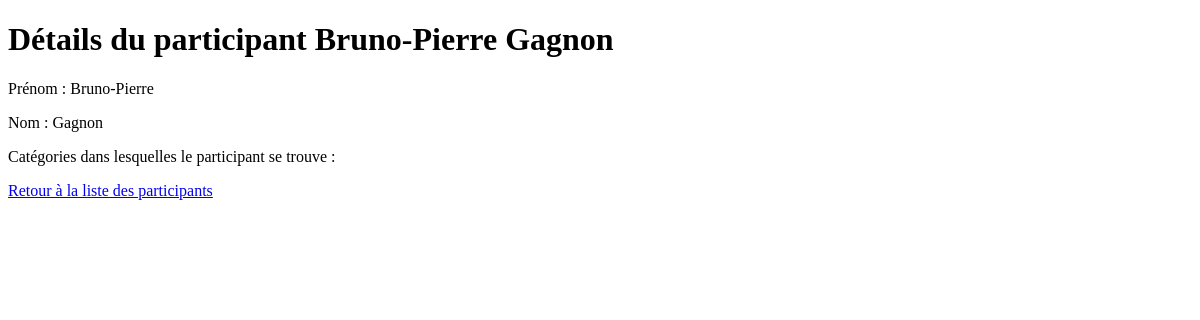
Page /particpants/listeparticipant/2 on the earlier database version.
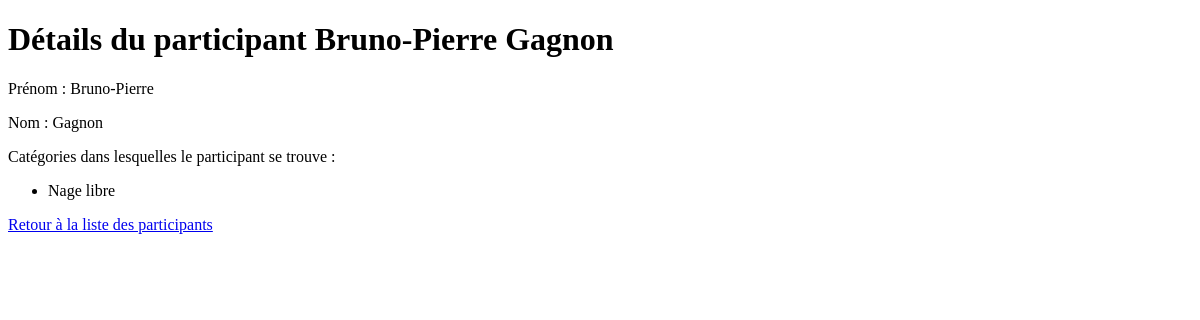
Same page on the later database version.
### particpants/models.py (models this page shows, shortened)
class Categorie(models.Model):
    nom_categorie = models.CharField(max_length=200)
    description_categorie = models.CharField(max_length=600)

### particpants/views.py (the view)
# urls.py: path('listeparticipant/<int:participant_id>', views.detail_participant, name='detail_participant'),
def detail_participant(request, participant_id):
    participant = get_object_or_404(Participant, pk=participant_id)
    context = {
        'participant': participant
    }
    return render(request, 'particpants/detailparticipant.html', context)

### particpants/templates/particpants/detailparticipant.html (shortened to what this page needs)
<!doctype html>
<html lang="en">
<head>
</head>
<body>
    <h1>Détails du participant {{ participant.prenom_participant }} {{ participant.nom_participant }}</h1>
    <p>Prénom : {{ participant.prenom_participant }}</p>
    <p>Nom : {{ participant.nom_participant }}</p>
    <p>Catégories dans lesquelles le participant se trouve :</p>
    <ul>
        {% for categorie in participant.categories.all %}
            <li>{{ categorie.nom_categorie }}</li>
        {% endfor %}
    </ul>
<p><a href="{% url 'particpants:liste_participants' %}">Retour à la liste des participants</a></p>
</body>
</html>

Differences in the rows shown:
added Categorie: nom_categorie "Nage libre"
